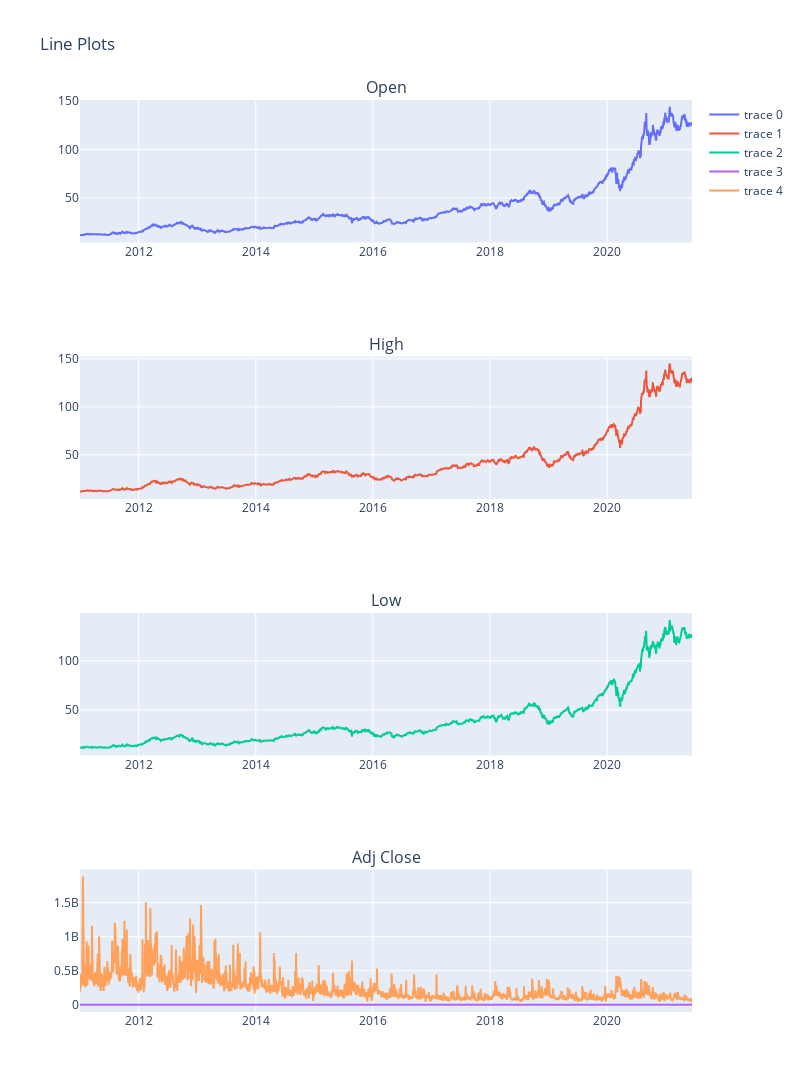

Source (notebook cell):
### Code cell
fig = make_subplots(rows=4, cols=1,subplot_titles=('Open','High','Low','Adj Close'))
fig.add_trace(
    Line(x=apple.index, y=apple.Open),
    row=1, col=1
)
fig.add_trace(
    Line(x=apple.index, y=apple.High),
    row=2, col=1
)
fig.add_trace(
    Line(x=apple.index, y=apple.Low),
    row=3, col=1
)
fig.add_trace(
    go.Line(x=apple.index, y=apple.Close),
    row=4, col=1
)
fig.add_trace(
    go.Line(x=apple.index, y=apple.Volume),
    row=4, col=1
)
fig.update_layout(height=1200, width=800, title_text="Line Plots")
fig.show()
plt.savefig('dataset.png', dpi=300)

### Figure 1 — Plotly figure (JSON) as saved in the notebook; plotly's stock layout.template omitted (floating-point values rounded to 4 significant figures; data arrays with more than 128 entries replaced by an {"elided": "..."} marker saying what was removed)
{"data": [{"type": "scatter", "x": {"elided": "2630 str values"}, "xaxis": "x", "y": {"elided": "2630 float values"}, "yaxis": "y"}, {"type": "scatter", "x": {"elided": "2630 str values"}, "xaxis": "x2", "y": {"elided": "2630 float values"}, "yaxis": "y2"}, {"type": "scatter", "x": {"elided": "2630 str values"}, "xaxis": "x3", "y": {"elided": "2630 float values"}, "yaxis": "y3"}, {"type": "scatter", "x": {"elided": "2630 str values"}, "xaxis": "x4", "y": {"elided": "2630 float values"}, "yaxis": "y4"}, {"type": "scatter", "x": {"elided": "2630 str values"}, "xaxis": "x4", "y": {"elided": "2630 int values"}, "yaxis": "y4"}], "layout": {"annotations": [{"font": {"size": 16}, "showarrow": false, "text": "Open", "x": 0.5, "xanchor": "center", "xref": "paper", "y": 1, "yanchor": "bottom", "yref": "paper"}, {"font": {"size": 16}, "showarrow": false, "text": "High", "x": 0.5, "xanchor": "center", "xref": "paper", "y": 0.7188, "yanchor": "bottom", "yref": "paper"}, {"font": {"size": 16}, "showarrow": false, "text": "Low", "x": 0.5, "xanchor": "center", "xref": "paper", "y": 0.4375, "yanchor": "bottom", "yref": "paper"}, {"font": {"size": 16}, "showarrow": false, "text": "Adj Close", "x": 0.5, "xanchor": "center", "xref": "paper", "y": 0.1562, "yanchor": "bottom", "yref": "paper"}], "height": 1200, "title": {"text": "Line Plots"}, "width": 800, "xaxis": {"anchor": "y", "domain": [0, 1]}, "xaxis2": {"anchor": "y2", "domain": [0, 1]}, "xaxis3": {"anchor": "y3", "domain": [0, 1]}, "xaxis4": {"anchor": "y4", "domain": [0, 1]}, "yaxis": {"anchor": "x", "domain": [0.8438, 1]}, "yaxis2": {"anchor": "x2", "domain": [0.5625, 0.7188]}, "yaxis3": {"anchor": "x3", "domain": [0.2812, 0.4375]}, "yaxis4": {"anchor": "x4", "domain": [0, 0.1562]}}}
